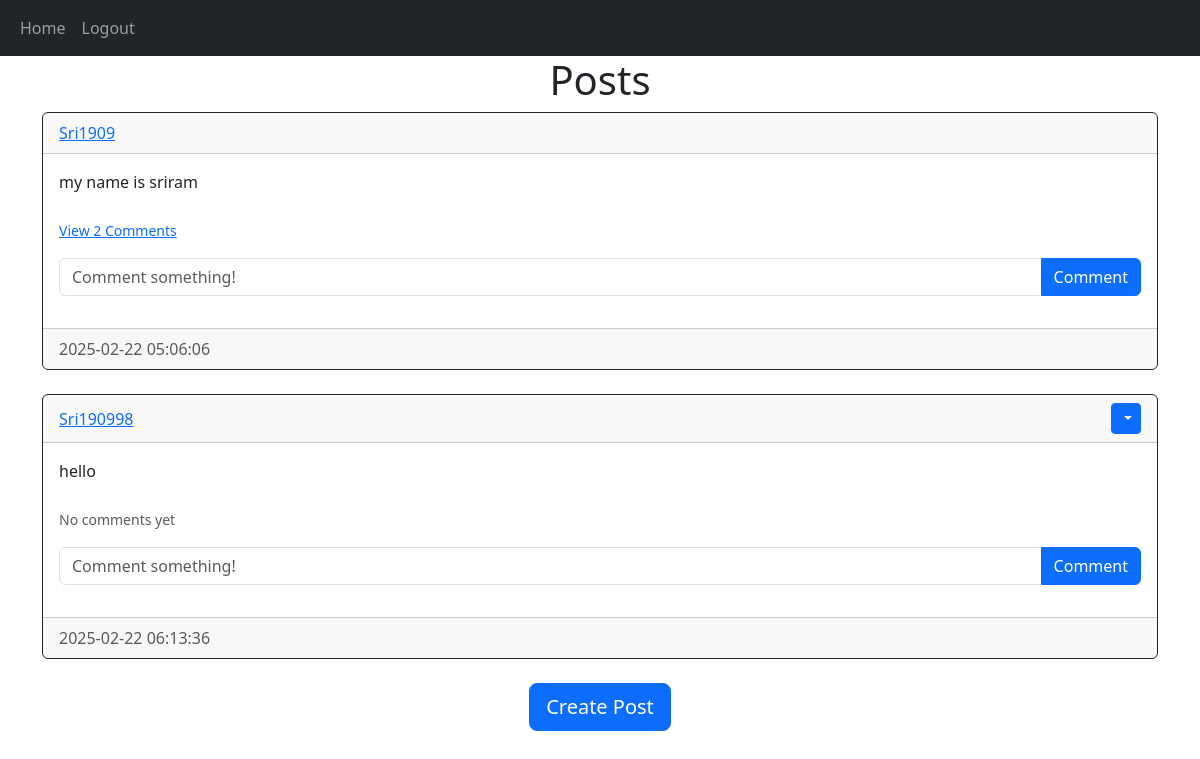
The app's page /home (signed in) with its own data.
### website/models.py (models this page shows)
class Post(db.Model):
    id= db.Column(db.Integer,primary_key=True)
    text= db.Column(db.Text,nullable=False)
    author= db.Column(db.Integer,db.ForeignKey("user.id", ondelete="CASCADE"),nullable=False)
    date= db.Column(db.DateTime(timezone=True),default=func.now())
    comments= db.relationship("Comment",backref="post", passive_deletes=True)

class User(UserMixin,db.Model):
    id= db.Column(db.Integer,primary_key=True)
    email= db.Column(db.String(150),unique=True)
    username= db.Column(db.String(150),unique=True)
    password= db.Column(db.String(150))
    date= db.Column(db.DateTime(timezone=True),default=func.now())
    posts= db.relationship("Post",backref="user", passive_deletes=True)
    comments= db.relationship("Comment",backref="user", passive_deletes=True)

### website/views.py (the view)
@views.route("/")
@views.route("/home")
@login_required
def home():
    posts = Post.query.join(User, Post.author == User.id).all()
    return render_template("home.html",user=current_user,posts=posts)

### website/__init__.py (called while the page is built)
def create_app():
    app=Flask(__name__)
    app.config['SECRET_KEY']="helloworld"
    app.config['SQLALCHEMY_DATABASE_URI'] = f'sqlite:///{DB_NAME}'
    db.init_app(app)
    from .views import views
    from .auth import auth
    app.register_blueprint(views,url_prefix="/")
    app.register_blueprint(auth,url_prefix="/")
    from .models import User , Post , Comment
    create_database(app)
    login_manager=LoginManager()
    login_manager.login_view="auth.login"
    login_manager.init_app(app)
    @login_manager.user_loader
    def load_user(user_id):
        return User.query.get(int(user_id))
    return app

### website/templates/home.html
{% extends "post_div.html" %} {% block title %}Home{% endblock %}

### website/templates/post_div.html (shortened to what this page needs)
{% extends "base.html" %} {% block title %}Home{% endblock %}{% block content %}
<h1 align="center">{% block header %}Posts{% endblock %}</h1>
    <div id="posts">
    {% for post in posts %}
    <div class="card border-dark">
        <div class="card-header d-flex justify-content-between align-items-center">
            <a href="/post/{{post.user.username}}">{{post.user.username}}</a>
            {% if user.id == post.author %}
            <div class="btn-group">
                <button class="btn btn-sm btn-primary dropdown-toggle" type="button" data-bs-toggle="dropdown">
                </button>
            </div>
            {% endif %}
        </div>
        <div class="card-body">
            <div class="card-text">{{post.text}}</div>
            <br>
            <p class="card-text">
            {% if post.comments|length > 0 %}
            <a data-bs-toggle="collapse" href="#comments-{{post.id}}" role="button">
            <small>View {{post.comments|length}} Comments</small>
            </a>
            {% else %}
            <small class="text-muted">No comments yet</small>
            {%- endif %}
            </p>
            <form class="input-group mb-3" method="POST" action="/create-comment/{{post.id}}">
                <input type="text" id="text" name="text" class="form-control" placeholder="Comment something!">
                <button class="btn btn-primary" type="submit">Comment</button>
            </form>
        </div>
        <div class="card-footer text-muted">{{post.date.strftime('%Y-%m-%d %H:%M:%S')}}</div>
    </div>
    <br>
    {% endfor %}
</div>
{% block footer %}
    <div align="center">
        <a href="/create-post">
            <button type="button" class="btn btn-primary btn-lg">
                Create Post
            </button></a>
    </div>
{% endblock %}
{% endblock %}

### records on screen
Post: user.username "Sri1909", text "my name is sriram", comments|length "2", date "2025-02-22 05:06:06"
Post: user.username "Sri190998", text "hello", shows "No comments yet", date "2025-02-22 06:13:36"
